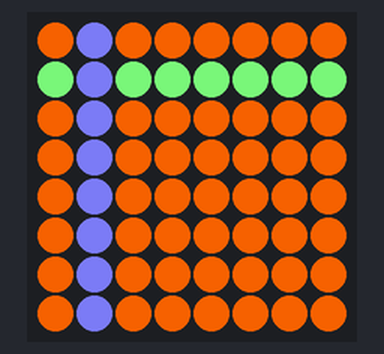
Bench run of a program on a simulated Raspberry Pi (BCM pin numbers) with a Sense HAT. On the bench: the Sense HAT's 8×8 RGB LED matrix. Dim RGB values are drawn brighter than linear. At 25.7 s the program stops and its outputs stay as they are.

Above: at 0.17 s.
At 1.11 s:
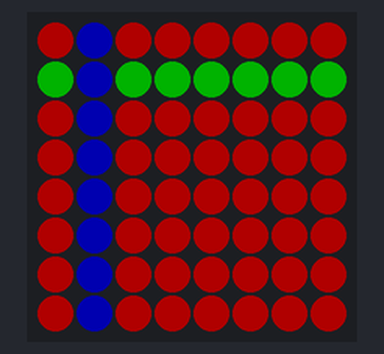
At 25.7 s:
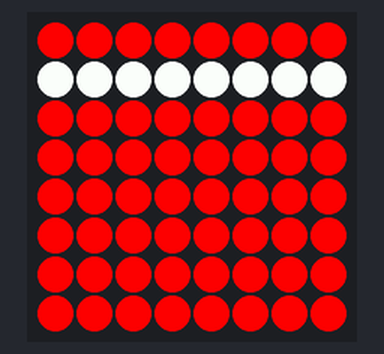

The program:

numpy_test.py
```python
from sense_hat import SenseHat
import time

import numpy as np

### some test methods to use numpy array to represent
### the led matrix as numeric matrix
### this makes it much more easier to maipulate the rgb matrix
### for instance darken or lighten the colors by simply multiplying

def darken_matrix_rel(matrix):
    return ((matrix*0.9).astype(int))

def lighten_matrix_rel(matrix):
    matrix = (matrix*1.1).astype(int)
    matrix[matrix > 255] = 255
    return (matrix)

def fade_in_out(matrix,rounds):
    displayMatrix(matrix)
    for r in range(rounds):
        for i in range(15):
            matrix = darken_matrix_rel(matrix)
            displayMatrix(matrix)
            time.sleep(0.02)
            #print(i)
        for i in range(18):
            matrix = lighten_matrix_rel(matrix)
            displayMatrix(matrix)
            time.sleep(0.02)
            #print(i)

# take the numpy matrix and transfrom it
# into a list of rgb values to pass to the sensehat
def displayMatrix(matrix):
    # back to list of rgb values
    display = matrix.tolist()
    # Flatten the list one more layer
    display = [item for sublist in display for item in sublist]
    sense.set_pixels(display)


sense = SenseHat()

height = 8
width = 8
depth = 3

#matrix = np.zeros([height,width,depth],dtype=np.uint8)

# read the current pixels and transform it to a 3d matrix
matrix = np.array(sense.get_pixels(),dtype=np.uint8).reshape(8,8,3)
# change color
matrix[:,:] = [255,100,0]


#print(matrix)
#print((matrix*0.5).astype(int))
displayMatrix(matrix)
# color the 2nd row white
matrix[1:2,:] = [128,255,128]
# color the 2 col white
matrix[:,1:2] = [128,128,255]


fade_in_out(matrix,2)

background = [255,34,34]
matrix[:,:] = background
displayMatrix(matrix)

# make some animations using a sliding bar of white
for i in range(30):
    for j in range(8):
        matrix[:,:] = background
        matrix[j:(j+1),:] = [255,255,255]
        displayMatrix(matrix)
        time.sleep(0.05)

    for j in range(8):
        matrix[:,:] = background
        matrix[(8-j):(8-j+1),:] = [255,255,255]
        displayMatrix(matrix)
        time.sleep(0.05)
    
```
